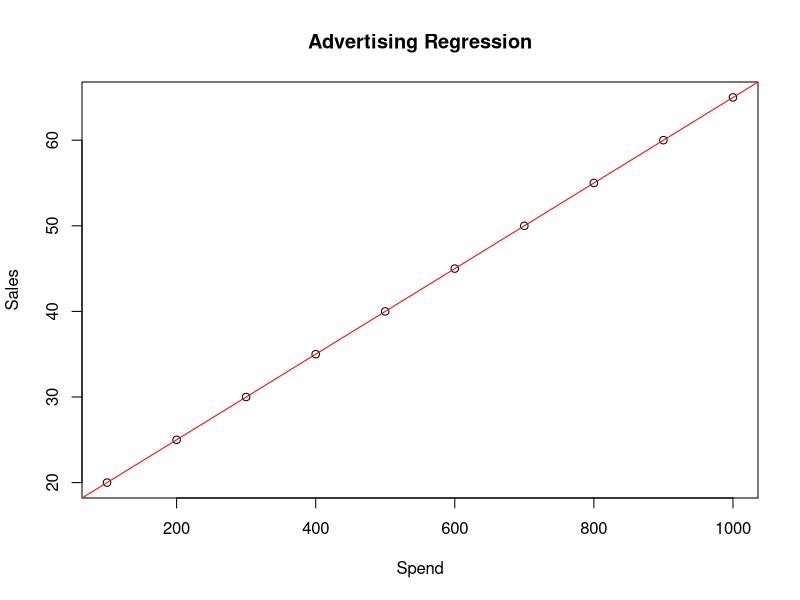

Reproduce this figure in R.
# Create Advertising Dataset
advertising <- data.frame(
  Spend=c(100,200,300,400,500,600,700,800,900,1000),
  Sales=c(20,25,30,35,40,45,50,55,60,65)
)

print(advertising)

# Linear Regression
model <- lm(Sales ~ Spend,data=advertising)

print(summary(model))

# Prediction
new_data <- data.frame(Spend=750)

prediction <- predict(model,new_data)

print(prediction)

# Plot
plot(
  advertising$Spend,
  advertising$Sales,
  main="Advertising Regression",
  xlab="Spend",
  ylab="Sales"
)

abline(model,col="red")
